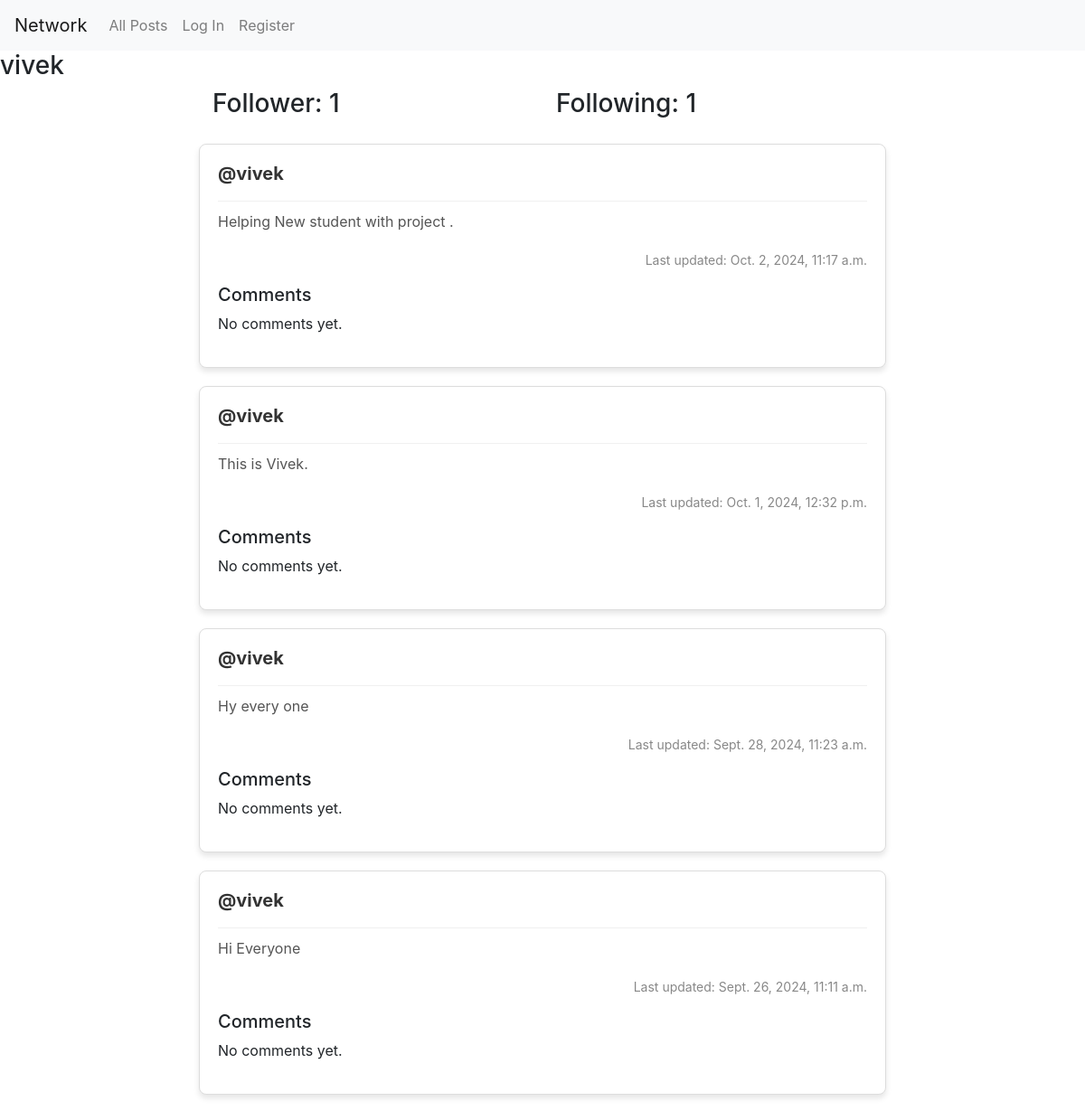
/profile/2, run on an earlier commit of the app's database.
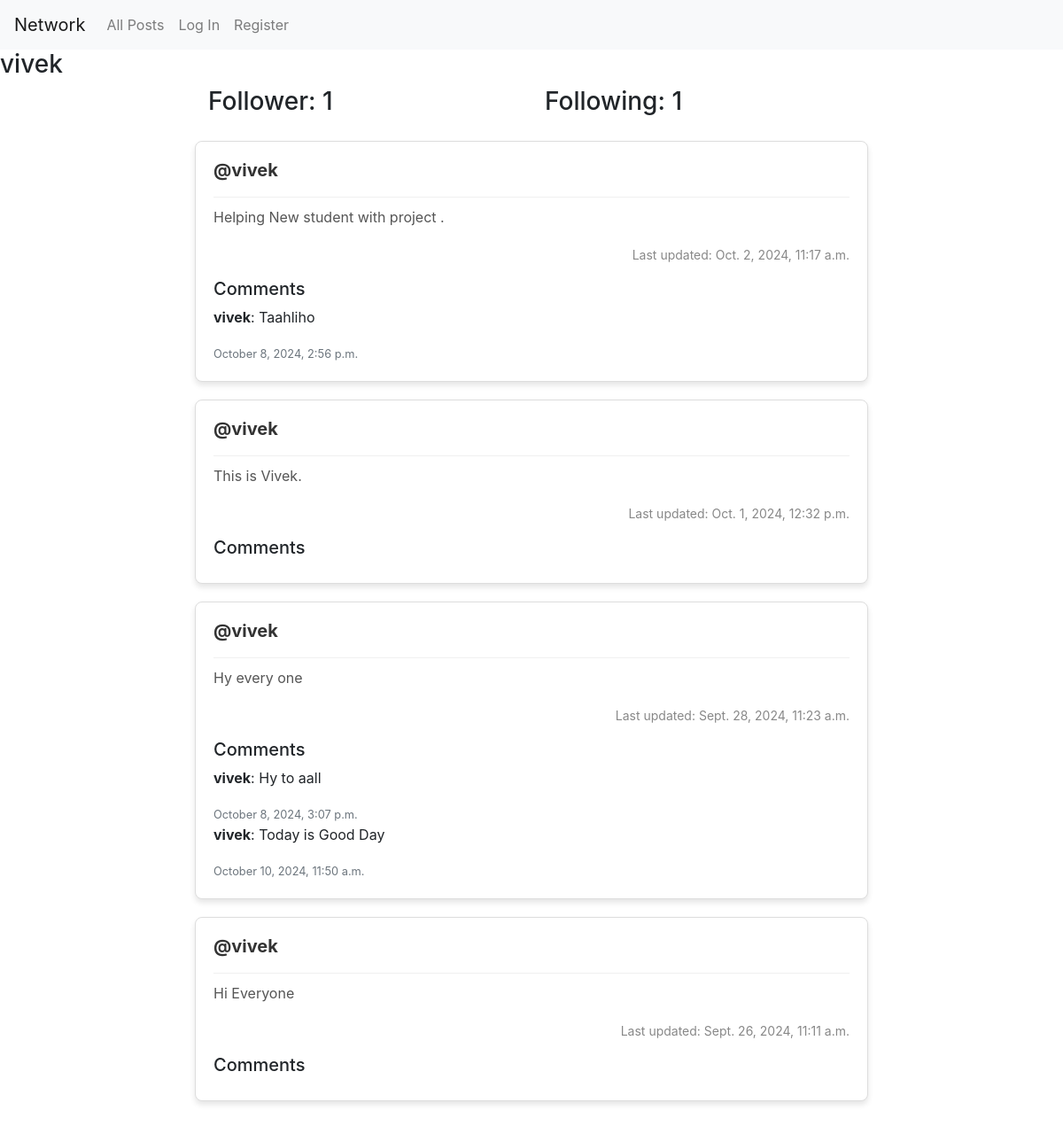
And on a later commit of the database.
### network/models.py (models this page shows, shortened)
class User(AbstractUser):
    def serialize(self):
        return {
            "id": self.id,
            "username": self.username,
            "email": self.email,
            "followers": [user.follower.username for user in self.follower_set.all()],  # List of followers using the Follow model
            "following": [user.following.username for user in self.following_set.all()]  # List of users being followed using the Follow model
        }

class Post(models.Model):
    poster = models.ForeignKey(User, on_delete=models.CASCADE, blank=True, null=True, related_name="post_user")
    post_content = models.CharField(max_length=512)
    date_added = models.DateTimeField(auto_now_add=True)
    last_updated = models.DateTimeField(auto_now=True)
    likes = models.PositiveIntegerField(default=0)

class PostComment(models.Model):  # Changed to 'PostComment' for better clarity
    author = models.ForeignKey(User, on_delete=models.CASCADE, blank=True, null=True, related_name="user_comment")
    post = models.ForeignKey(Post, on_delete=models.CASCADE, blank=True, null=True, related_name="post_comment")
    comment_time = models.DateTimeField(auto_now_add=True)
    message = models.CharField(max_length=512)

### network/views.py (the view)
# urls.py: path("profile/<int:user_id>",views.profile,name = "profile"),
def profile(request, user_id):
    profile_user = User.objects.get(pk=user_id)
    all_post = Post.objects.filter(poster=profile_user).order_by('last_updated').reverse()
    followers = Follow.objects.filter(following=profile_user)
    following = Follow.objects.filter(follower=profile_user)
    current_user = request.user
    isFollowing = False
    if request.user.is_authenticated:
        isFollowing = followers.filter(follower=current_user).exists()
    paginator = Paginator(all_post, 10)
    page_number = request.GET.get('page')
    post_of_page = paginator.get_page(page_number)
    comments = PostComment.objects.filter(post__in=post_of_page).select_related('author')
    user_liked = []
    if request.user.is_authenticated:
        user_liked = Liked.objects.filter(user=current_user, post__in=post_of_page).values_list('post_id', flat=True)
    return render(request, "network/profile.html", {
        "all_post": all_post,
        "post_of_page": post_of_page,
        "profile_user": profile_user,
        "followers": followers,
        "following": following,
        "isFollowing": isFollowing,
        "user_like": list(user_liked),  # Posts liked by the current user
        "comments": comments  # All comments related to the posts in the current page
    })

### network/templates/network/profile.html (shortened to what this page needs)
{% extends "network/layout.html" %}
{% load static %}
{% block body %}
<h3>{{ profile_user.username }}</h3>
<div class="container">
    <div class="row d-flex justify-content-center">
        <h3 class="col-4" >Follower: {{ followers.count }}</h3>
        <h3 class="col-4">Following: {{ following.count }}</h3>
    </div>
</div>
<div id="post-view">
    <div id="all_post" class="post-container">
        {% for post in post_of_page %}
        <div class="post-card">
            <div class="post-header">
                <a href="{% url 'profile' user_id=post.poster.id %}">
                    <h5 class="username">@{{ post.poster.username }}</h5>
                </a>
            </div>
            <div class="post-body">
                <p class="content" id="content_{{ post.id }}">{{ post.post_content }}</p>
            </div>
            <div class="post-footer">
                <p class="date">Last updated: {{ post.last_updated }}</p>
            </div>
            <h5>Comments</h5>
            <div class="comments-section">
                {% for comment in comments %}
                    {% if comment.post.id == post.id %}
                        <div class="comment">
                            <p><strong>{{ comment.author.username }}</strong>: {{ comment.message }}</p>
                            <small class="text-muted">{{ comment.comment_time|date:"F j, Y, g:i a" }}</small>
                        </div>
                    {% endif %}
                {% empty %}
                    <p>No comments yet.</p>
                {% endfor %}
            </div>
        </div>
        {% endfor %}
    </div>
</div>
{% endblock %}

### network/templates/network/layout.html (shortened to what this page needs)
{% load static %}
<!DOCTYPE html>
<html lang="en">
    <head>
        <link rel="stylesheet" href="https://stackpath.bootstrapcdn.com/bootstrap/4.4.1/css/bootstrap.min.css">
        <link href="{% static 'network/styles.css' %}" rel="stylesheet">
        <link rel="stylesheet" href="https://cdnjs.cloudflare.com/ajax/libs/font-awesome/4.7.0/css/font-awesome.min.css">
    </head>
    <body>
        <nav class="navbar navbar-expand-lg navbar-light bg-light">
            <a class="navbar-brand" href="#">Network</a>
            <div>
              <ul class="navbar-nav mr-auto">
                <li class="nav-item">
                  <a class="nav-link" href="{% url 'index' %}">All Posts</a>
                </li>
                {% if user.is_authenticated %}
                    <li class="nav-item">
                        <a class="nav-link" href="{% url 'following' %}">Following</a>
                    </li>
                    <li class="nav-item">
                        <a class="nav-link" href="{% url 'logout' %}">Log Out</a>
                    </li>
                {% else %}
                    <li class="nav-item">
                        <a class="nav-link" href="{% url 'login' %}">Log In</a>
                    </li>
                    <li class="nav-item">
                        <a class="nav-link" href="{% url 'register' %}">Register</a>
                    </li>
                {% endif %}
              </ul>
            </div>
          </nav>
        <div class="body">
            {% block body %}
            {% endblock %}
        </div>
    </body>
</html>

### network/static/network/styles.css (style rules this page uses)
.post-container { width: 100%; max-width: 800px; margin: 0 auto; padding: 20px; }
.post-card { background-color: white; border-radius: 8px; box-shadow: 0px 4px 6px rgba(0, 0, 0, 0.1); margin-bottom: 20px; padding: 20px; border: 1px solid #ddd; }
.post-header { border-bottom: 1px solid #f0f0f0; padding-bottom: 10px; margin-bottom: 10px; }
.username { font-size: 1.25rem; font-weight: bold; color: #333; }
.post-body .content { font-size: 1rem; color: #555; margin: 0; }
.post-footer .date { font-size: 0.875rem; color: #888; text-align: right; margin-top: 20px; }

What changed in the data, as far as the page shows it:
shown differently, row unchanged: Post "Helping New student with project .": no longer shows "No comments yet."
added PostComment: author.username "vivek", message "Taahliho", comment_time "October 8, 2024, 2:56 p.m.", shown under Post "Helping New student with project ."
shown differently, row unchanged: Post "This is Vivek.": no longer shows "No comments yet."
shown differently, row unchanged: Post "Hy every one": no longer shows "No comments yet."
added PostComment: author.username "vivek", message "Hy to aall", comment_time "October 8, 2024, 3:07 p.m.", shown under Post "Hy every one"
added PostComment: author.username "vivek", message "Today is Good Day", comment_time "October 10, 2024, 11:50 a.m.", shown under Post "Hy every one"
shown differently, row unchanged: Post "Hi Everyone": no longer shows "No comments yet."
